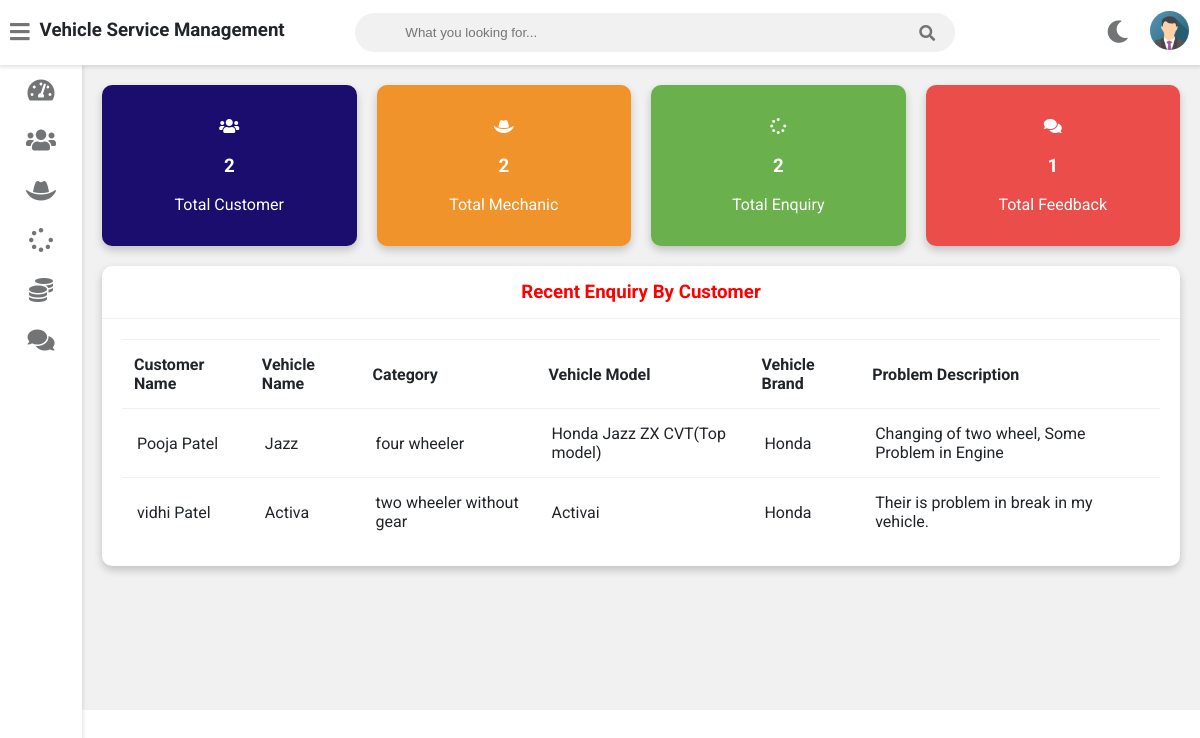
Page /admin-dashboard (signed in) on the committed database.
### vehicle/models.py (models this page shows, shortened)
class Customer(models.Model):
    user=models.OneToOneField(User,on_delete=models.CASCADE)
    profile_pic= models.ImageField(upload_to='profile_pic/CustomerProfilePic/',null=True,blank=True)
    address = models.CharField(max_length=40)
    mobile = models.CharField(max_length=20,null=False)
    @property
    def get_name(self):
        return self.user.first_name+" "+self.user.last_name

class Request(models.Model):
    cat=(('two wheeler with gear','two wheeler with gear'),('two wheeler without gear','two wheeler without gear'),('three wheeler','three wheeler'),('four wheeler','four wheeler'))
    category=models.CharField(max_length=50,choices=cat)
    vehicle_no=models.PositiveIntegerField(null=False)
    vehicle_name = models.CharField(max_length=40,null=False)
    vehicle_model = models.CharField(max_length=40,null=False)
    vehicle_brand = models.CharField(max_length=40,null=False)
    problem_description = models.CharField(max_length=500,null=False)
    date=models.DateField(auto_now=True)
    cost=models.PositiveIntegerField(null=True)
    customer=models.ForeignKey('Customer', on_delete=models.CASCADE,null=True)
    mechanic=models.ForeignKey('Mechanic',on_delete=models.CASCADE,null=True)
    stat=(('Pending','Pending'),('Approved','Approved'),('Repairing','Repairing'),('Repairing Done','Repairing Done'),('Released','Released'))
    status=models.CharField(max_length=50,choices=stat,default='Pending',null=True)

### vehicle/views.py (the view)
# urls.py: path('admin-dashboard', views.admin_dashboard_view,name='admin-dashboard'),
@login_required(login_url='adminlogin')
def admin_dashboard_view(request):
    enquiry=models.Request.objects.all().order_by('-id')
    customers=[]
    for enq in enquiry:
        customer=models.Customer.objects.get(id=enq.customer_id)
        customers.append(customer)
    dict={
    'total_customer':models.Customer.objects.all().count(),
    'total_mechanic':models.Mechanic.objects.all().count(),
    'total_request':models.Request.objects.all().count(),
    'total_feedback':models.Feedback.objects.all().count(),
    'data':zip(customers,enquiry),
    }
    return render(request,'vehicle/admin_dashboard.html',context=dict)

### templates/vehicle/admin_dashboard.html
{% extends 'vehicle/adminbase.html' %}
{% load static %}
{% block content %}
	<div class="wrapper">
		<div class="row">
			<div class="col-3 col-m-6 col-sm-6">
				<div class="counter bg-primary">
					<p>
						<i class="fas fa-users"></i>
					</p>
					<h3>{{total_customer}}</h3>
					<p>Total Customer</p>
				</div>
			</div>
			<div class="col-3 col-m-6 col-sm-6">
				<div class="counter bg-warning">
					<p>
						<i class="fas fa-hat-cowboy"></i>
					</p>
					<h3>{{total_mechanic}}</h3>
					<p>Total Mechanic</p>
				</div>
			</div>
			<div class="col-3 col-m-6 col-sm-6">
				<div class="counter bg-success">
					<p>
						<i class="fas fa-spinner"></i>
					</p>
					<h3>{{total_request}}</h3>
					<p>Total Enquiry</p>
				</div>
			</div>
			<div class="col-3 col-m-6 col-sm-6">
				<div class="counter bg-danger">
					<p>
						<i class="fas fa-comments"></i>
					</p>
					<h3>{{total_feedback}}</h3>
					<p>Total Feedback</p>
				</div>
			</div>
		</div>
		<div class="row">
			<div class="col-12 col-m-12 col-sm-12">
				<div class="card">
					<div class="card-header">
						<h3 style="color:red; text-align:center" >Recent Enquiry By Customer
						</h3>
					</div>
					<div class="card-content">
						<table>
							<thead>
								<tr>
									<th>Customer Name</th>
									<th>Vehicle Name</th>
									<th>Category</th>
									<th>Vehicle Model</th>
									<th>Vehicle Brand</th>
									<th>Problem Description</th>
								</tr>
							</thead>
							<tbody>
								{% for c,r in data %}
								<tr>
									<td> {{c.get_name}}</td>
									<td> {{r.vehicle_name}}</td>
									<td>{{r.category}}</td>
									<td>{{r.vehicle_model}}</td>
									<td>{{r.vehicle_brand}}</td>
									<td>{{r.problem_description}}</td>
								</tr>
								{% endfor %}
							</tbody>
						</table>
					</div>
				</div>
			</div>
		</div>
  <br><br><br><br><br><br>
	</div>
{% endblock content %}

### static/style.css (style rules this page uses)
:root { --primary-color: #1a0d6e; --success-color: #6ab04c; --warning-color: #f0932b; --danger-color: #eb4d4b; --light-color: #212529; --light-second-color: #727475; --light-background: #ffffff; --light-second-background: #f1f1f1; --dark-color: #909090; --dark-second-color: #f5f6fa; --dark-background: #23242D; --dark-second-background: #181818; }
.light { --main-bg-color: var(--light-background); --second-bg-color: var(--light-second-background); --main-color: var(--light-color); --second-color: var(--light-second-color); }
.bg-primary { background: var(--primary-color); }
.bg-success { background: var(--success-color); }
.bg-warning { background: var(--warning-color); }
.bg-danger { background: var(--danger-color); }
* { box-sizing: border-box; }
body { font-family: 'Roboto', sans-serif; background: var(--main-bg-color); color: var(--main-color); margin: 0; }
.wrapper { padding: 10px; margin-left: 82px; padding-top: 75px; background: var(--second-bg-color); transition: margin-left .5s; }
.row { display: flex; flex-wrap: wrap; flex-direction: row; }
.row:after, .row:before { box-sizing: border-box; }
[class*="col-"] { padding: 10px; }
@media only screen and (min-width: 600px) { .col-sm-6 { width: 50%; } }
@media only screen and (min-width: 600px) { .col-sm-12 { width: 100%; } }
@media only screen and (min-width: 768px) { .col-m-6 { width: 50%; } }
@media only screen and (min-width: 768px) { .col-m-12 { width: 100%; } }
@media only screen and (min-width: 992px) { .col-3 { width: 25%; } }
@media only screen and (min-width: 992px) { .col-12 { width: 100%; } }
.counter { padding: 16px; text-align: center; color: #fff; border-radius: 10px; box-shadow: 0 4px 8px 0 rgba(0,0,0,0.2); }
.card { background: var(--main-bg-color); color: var(--main-color); border-radius: 10px; margin-bottom: 10px; box-shadow: 0 4px 8px 0 rgba(0,0,0,0.2); }
.card-header { padding: 15px 30px; border-bottom: 1px solid var(--second-bg-color); position: relative; }
.card-header h3 { margin: 0; }
.card-content { padding: 20px; overflow-x: auto; }
table { border-collapse: collapse; width: 100%; }
table td { border-top: 1px solid var(--second-bg-color); padding: 15px; }
table th { border-top: 1px solid var(--second-bg-color); border-bottom: 1px solid var(--second-bg-color); padding: 15px 12px; text-align: left; }

### rows in the picture
Customer: get_name "Pooja Patel", vehicle_name "Jazz", category "four wheeler", vehicle_model "Honda Jazz ZX CVT(Top model)", vehicle_brand "Honda", problem_description "Changing of two wheel, Some Problem in Engine"
Customer: get_name "vidhi Patel", vehicle_name "Activa", category "two wheeler without gear", vehicle_model "Activai", vehicle_brand "Honda", problem_description "Their is problem in break in my vehicle."

### other values in the picture
{{ total_customer }} "2"
{{ total_mechanic }} "2"
{{ total_request }} "2"
{{ total_feedback }} "1"
